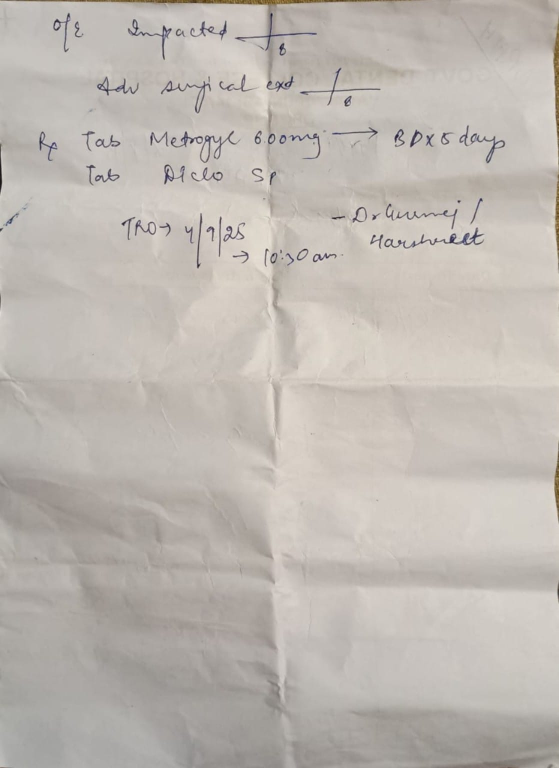
#> input picture machine-learning-model/test1.jpeg, 1118 x 1536 px (shown at 1/2 size)
$ python -i preprocessing.py   (imports and definitions only)
#> lines starting #> are read from the running program, lines starting #| are printed output that depends on the picture; after the words box and inside, x2 and y2 are one past the last pixel; in counts of white or black regions, pixels touching at a corner belong together
import cv2
import numpy as np
from PIL import Image

class ImagePreprocessor:
    """
    Advanced preprocessing pipeline for medical prescriptions to improve OCR accuracy.
    """
    def __init__(self, clip_limit=2.0, tile_grid_size=(8, 8), blur_kernel=3, block_size=11, c_value=2):
#> in run_pipeline, image is the input picture: shape (1536, 1118, 3); mean B, G, R 177.9, 184.2, 190.2
        self.clip_limit = clip_limit
        self.tile_grid_size = tile_grid_size
        self.blur_kernel = blur_kernel
        self.block_size = block_size
        self.c_value = c_value

    def apply_clahe(self, gray_image):
        """
        Improves local contrast and enhances text features in unevenly lit documents.
        """
        clahe = cv2.createCLAHE(clipLimit=self.clip_limit, tileGridSize=self.tile_grid_size)
        return clahe.apply(gray_image)
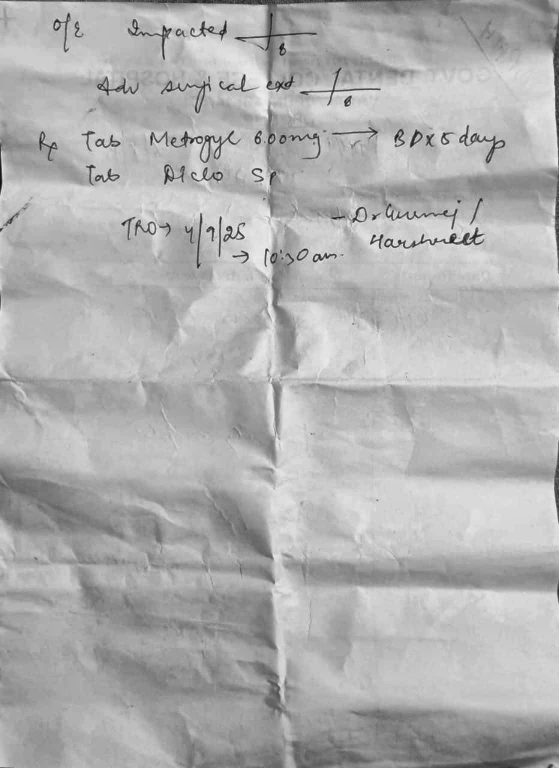
#> returned value: shape (1536, 1118) (shown at 1/2 size); min 7, max 243, mean 175.5

    def adaptive_threshold(self, image):
        """
        Binarizes the image while handling shadows and non-uniform lighting.
        """
        return cv2.adaptiveThreshold(
            image, 255, cv2.ADAPTIVE_THRESH_GAUSSIAN_C,
            cv2.THRESH_BINARY, self.block_size, self.c_value
        )
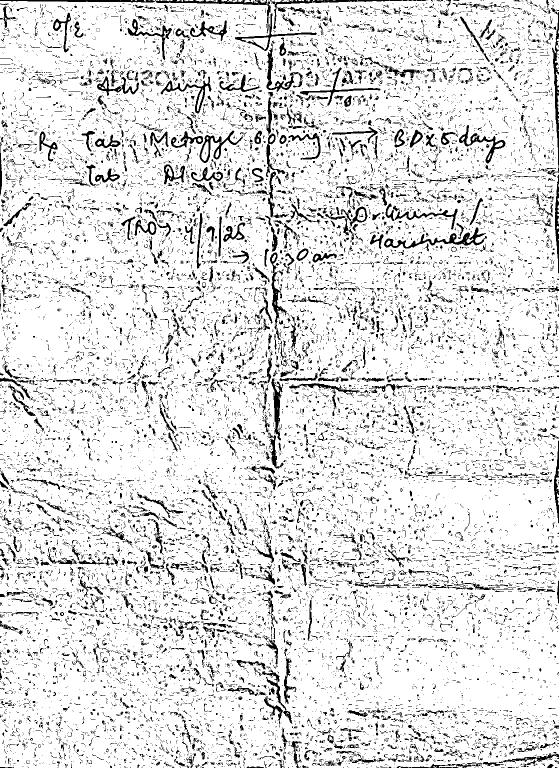
#> returned value: shape (1536, 1118) (shown at 1/2 size); 87.9% white; 19822 black regions (17938 under 20 px), largest, box (x1, y1, x2, y2) and area: (310, 0, 634, 102) 2465, (768, 455, 974, 497) 1934, (1095, 16, 1118, 354) 1630

    def deskew(self, image):
        """
        Detects and corrects document skew using Hough Transform for better line grouping.
        """
        coords = np.column_stack(np.where(image > 0))
#> coords = 1510318 pairs, first value 0 to 1535, second value 0 to 1117
        angle = cv2.minAreaRect(coords)[-1]
#> angle = -90

        # Adjust angle logic for 90-degree rotations
        if angle < -45:
            angle = -(90 + angle)
#> angle = 0
        else:
            angle = -angle

        (h, w) = image.shape[:2]
#> h = 1536; w = 1118
        center = (w // 2, h // 2)
#> center = (559, 768)
        M = cv2.getRotationMatrix2D(center, angle, 1.0)
#> M = [[1, 0, 0], [0, 1, 0]]
        rotated = cv2.warpAffine(image, M, (w, h), flags=cv2.INTER_CUBIC, borderMode=cv2.BORDER_REPLICATE)

        # If the image is wider than it is tall, but the text seems to be vertical,
        # we might need to rotate it 90 degrees.
        # For simplicity, we'll stick to basic deskew for now.
        return rotated

    def upscale_if_small(self, image, min_height=128):
        """
        Upscales small text regions to meet the minimum resolution required by OCR models.
        """
        h, w = image.shape[:2]
        if h < min_height:
            scale_factor = min_height / h
            new_w = int(w * scale_factor)
            image = cv2.resize(image, (new_w, min_height), interpolation=cv2.INTER_CUBIC)
        return image

    def run_pipeline(self, image_path):
        """
        Executes the full preprocessing pipeline.
        """
        # 1. Load and Grayscale
        image = cv2.imread(image_path)
        if image is None:
            raise ValueError(f"Could not read image from {image_path}")

        gray = cv2.cvtColor(image, cv2.COLOR_BGR2GRAY)

        # 2. CLAHE for contrast enhancement
        enhanced = self.apply_clahe(gray)

        # 3. Median Blur for noise reduction (Increased kernel size)
        blurred = cv2.medianBlur(enhanced, 5)

        # 4. Adaptive Thresholding
        binary = self.adaptive_threshold(blurred)

        # 5. Deskew
        deskewed = self.deskew(binary)

        # 6. Final cleanup (Morphological opening and closing)
        kernel = np.ones((3,3), np.uint8)
        cleaned = cv2.morphologyEx(deskewed, cv2.MORPH_OPEN, kernel)
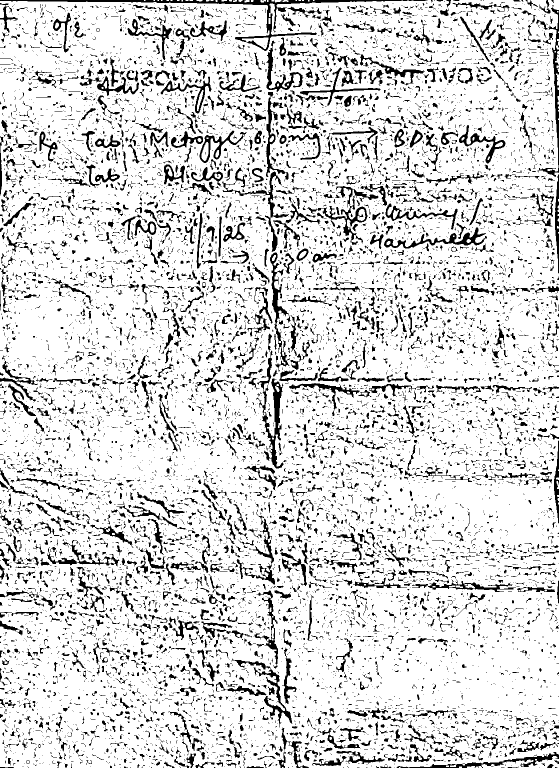
#> cleaned: shape (1536, 1118) (shown at 1/2 size); 85% white; 11219 black regions (8903 under 20 px), largest, box (x1, y1, x2, y2) and area: (0, 0, 855, 102) 5274, (513, 701, 567, 937) 3106, (614, 372, 757, 490) 2476
        cleaned = cv2.morphologyEx(cleaned, cv2.MORPH_CLOSE, kernel)
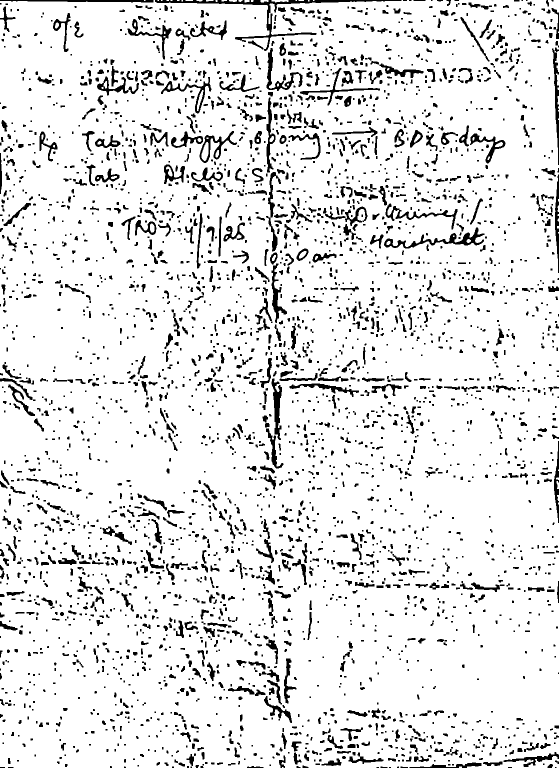
#> cleaned: shape (1536, 1118) (shown at 1/2 size); 89.9% white; 3519 black regions (1588 under 20 px), largest, box (x1, y1, x2, y2) and area: (310, 0, 803, 102) 3649, (768, 455, 969, 497) 1964, (533, 96, 605, 182) 1303

        return cleaned

# Technical Justification for each step:
# - Grayscale: Reduces complexity by removing color information irrelevant for text.
# - CLAHE: Essential for prescriptions often photographed in low light; balances brightness without blowing out details.
# - Median Blur: Effectively removes salt-and-pepper noise while preserving sharp text edges.
# - Adaptive Thresholding: Handles variable lighting conditions common in handheld photos of medical notes.
# - Deskew: Critical for line-based OCR engines (like TrOCR) which expect horizontal text for sequential processing.
# - INTER_CUBIC Upscaling: Prevents pixelation during enlargement, maintaining smooth character curves for better recognition.

>>> result = ImagePreprocessor().run_pipeline('test1.jpeg')

$ run again, on machine-learning-model/test2.jpeg
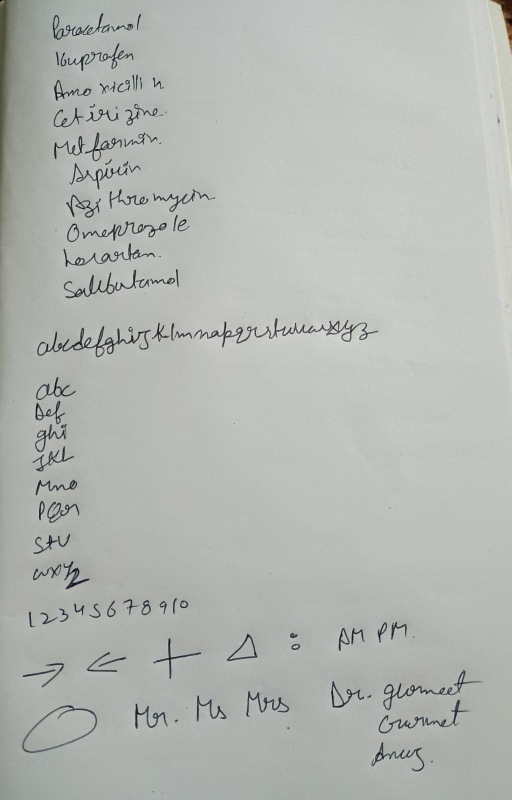
#> input picture machine-learning-model/test2.jpeg, 1023 x 1600 px (shown at 1/2 size)
#> in run_pipeline, image is the input picture: shape (1600, 1023, 3); mean B, G, R 178.4, 182.6, 180
#> in adaptive_threshold, `return cv2.adaptiveThreshold( image, 255, cv2.ADAPTIVE_THRESH_GAUSSIAN..`:
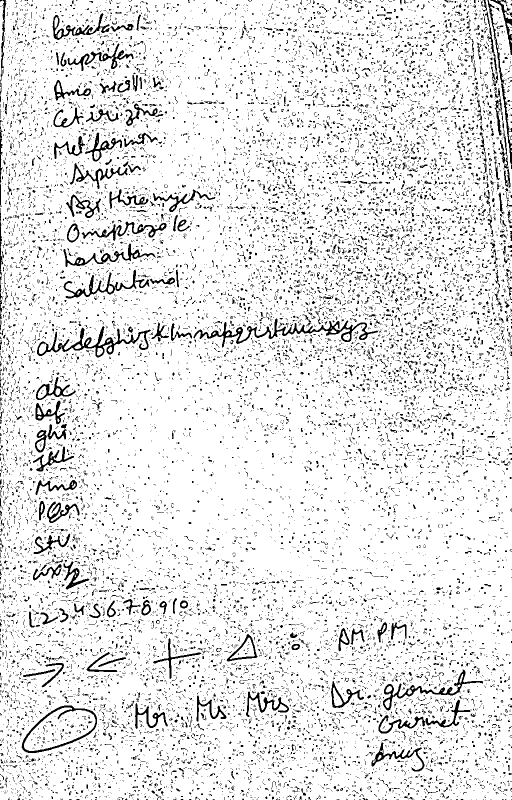
#> returned value: shape (1600, 1023) (shown at 1/2 size); 90.1% white; black in thin lines or dots
#> coords = 1475373 pairs, first value 0 to 1599, second value 0 to 1022
#> in deskew, `angle = cv2.minAreaRect(coords)[-1]`: angle = -90
#> in deskew, `angle = -(90 + angle)`: angle = 0
#> M = [[1, 0, 0], [0, 1, 0]]
#> in run_pipeline, `cleaned = cv2.morphologyEx(cleaned, cv2.MORPH_CLOSE, kernel)`:
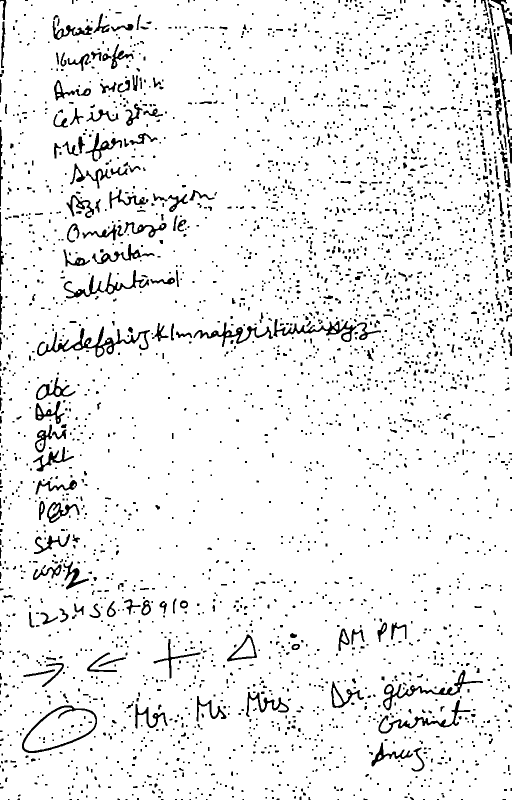
#> cleaned: shape (1600, 1023) (shown at 1/2 size); 93.3% white; 3175 black regions (2177 under 20 px), largest, box (x1, y1, x2, y2) and area: (74, 653, 300, 715) 2882, (766, 1340, 966, 1421) 1937, (547, 638, 713, 684) 1746
